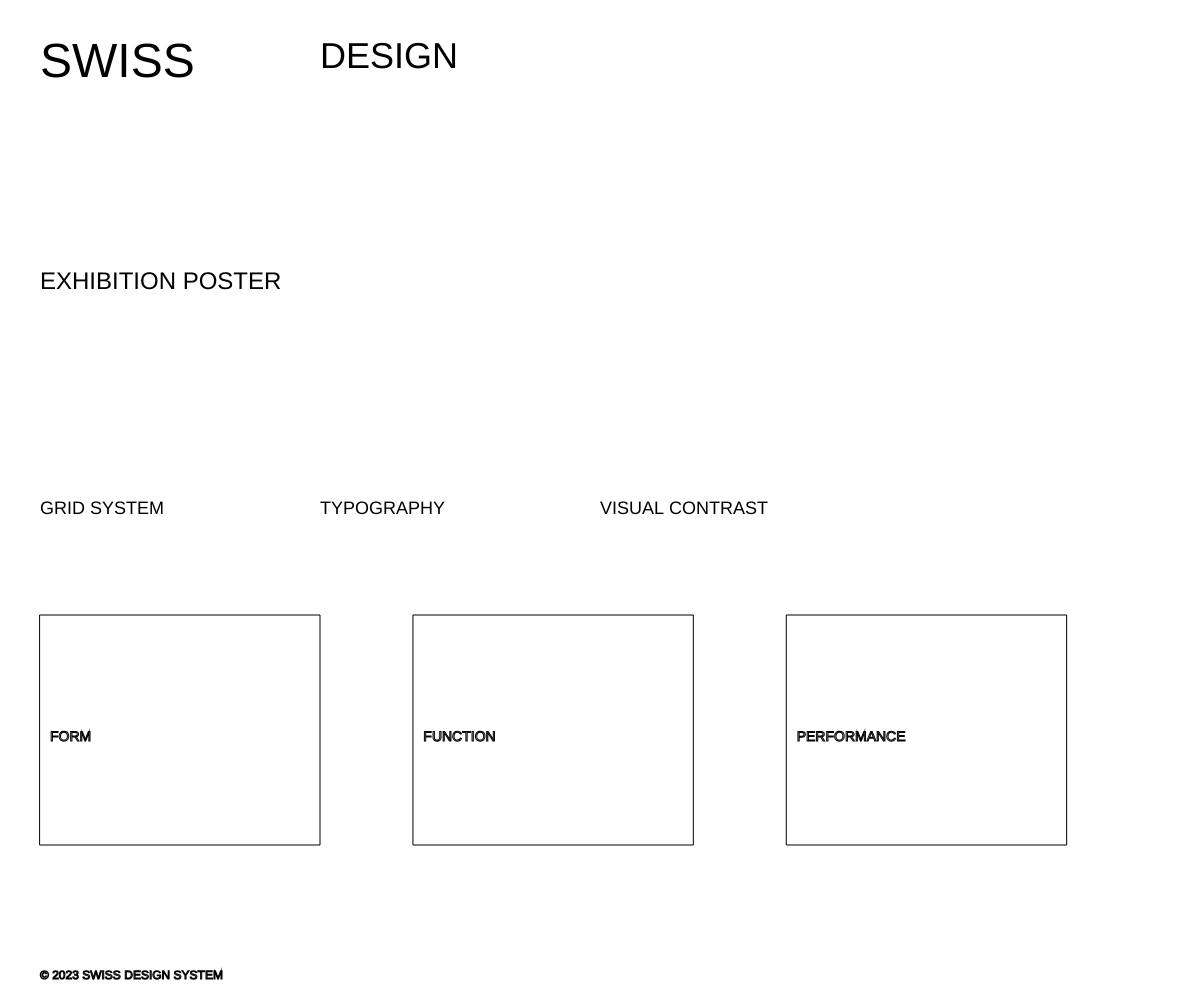
Frame 1 (no input)
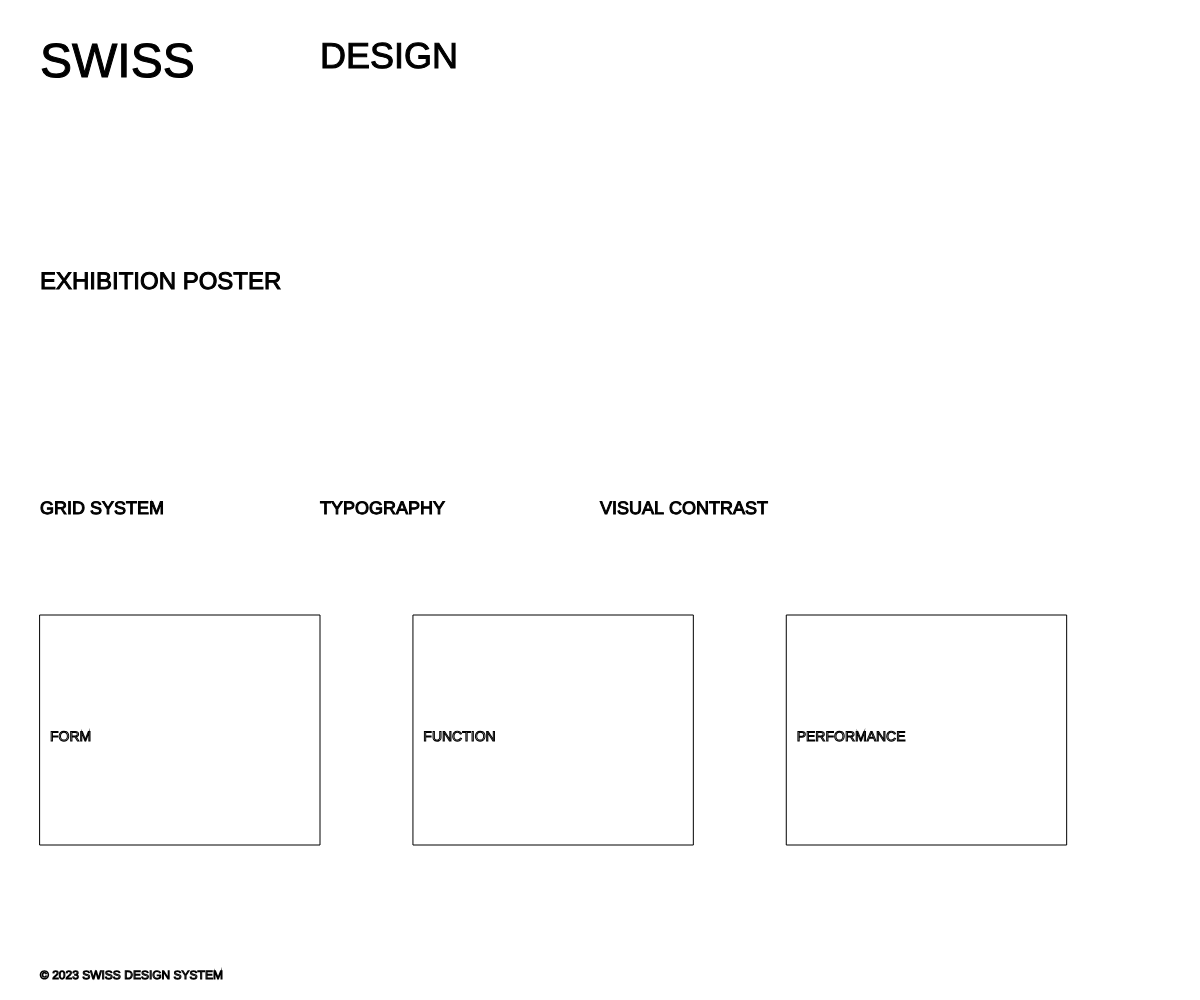
Frame 2 (the mouse pressed at the canvas centre, redrawn once)

The p5.js sketch that drew these frames (run headless with seeded random() and noise() and a simulated clock; the mouse was pressed at the canvas centre and the sketch redrawn once):

// p5.js sketch
// ── sketch.js
function setup() {
  createCanvas(windowWidth, windowHeight);
  textFont('Helvetica', 24);
  textAlign(LEFT, TOP);
  noLoop();
}

function draw() {
  background(255);
  
  // Define grid parameters
  const margin = 40;
  const cellWidth = (width - 2 * margin) / 12;
  const cellHeight = (height - 2 * margin) / 8;
  
  // Draw title block (large, bold)
  fill(0);
  textSize(48);
  text('SWISS', margin, margin);
  textSize(36);
  text('DESIGN', margin + cellWidth * 3, margin);
  
  // Draw subtitle
  textSize(24);
  text('EXHIBITION POSTER', margin, margin + cellHeight * 2);
  
  // Draw supporting text blocks
  textSize(18);
  text('GRID SYSTEM', margin, margin + cellHeight * 4);
  text('TYPOGRAPHY', margin + cellWidth * 3, margin + cellHeight * 4);
  text('VISUAL CONTRAST', margin + cellWidth * 6, margin + cellHeight * 4);
  
  // Draw geometric elements
  stroke(0);
  noFill();
  rect(margin, margin + cellHeight * 5, cellWidth * 3, cellHeight * 2);
  rect(margin + cellWidth * 4, margin + cellHeight * 5, cellWidth * 3, cellHeight * 2);
  rect(margin + cellWidth * 8, margin + cellHeight * 5, cellWidth * 3, cellHeight * 2);
  
  // Draw additional text within geometric shapes
  textSize(14);
  text('FORM', margin + 10, margin + cellHeight * 6);
  text('FUNCTION', margin + cellWidth * 4 + 10, margin + cellHeight * 6);
  text('PERFORMANCE', margin + cellWidth * 8 + 10, margin + cellHeight * 6);
  
  // Draw footer
  textSize(12);
  text('© 2023 SWISS DESIGN SYSTEM', margin, height - 30);
}

function windowResized() {
  resizeCanvas(windowWidth, windowHeight);
}
